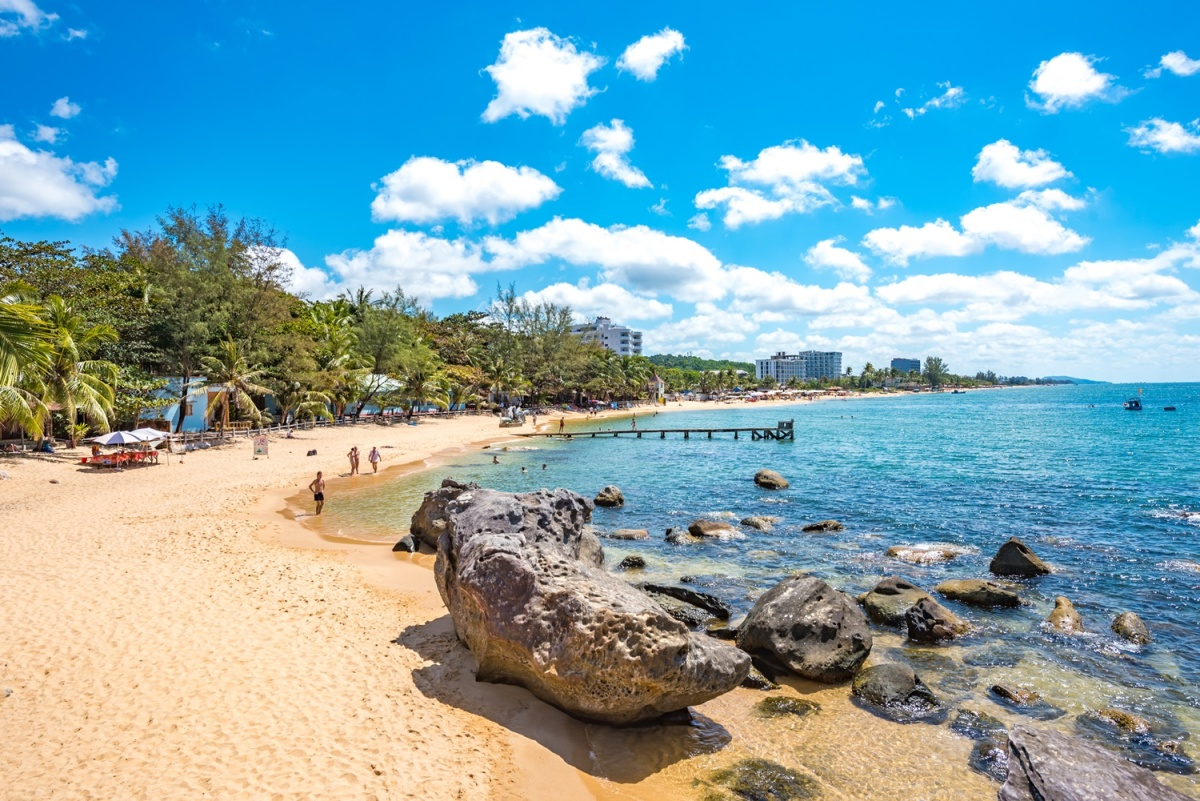
#> input picture transition/beach.jpg, 1200 x 801 px
$ python flip_horizontal.py
#> lines starting #> are read from the running program, lines starting #| are printed output that depends on the picture
import cv2

old_img=cv2.imread('beach.jpg')
#> old_img is the input picture: shape (801, 1200, 3); mean B, G, R 177.7, 166.9, 125.7
#new_img=cv2.imread('beach.jpg')

new_img=old_img[::-1,:]
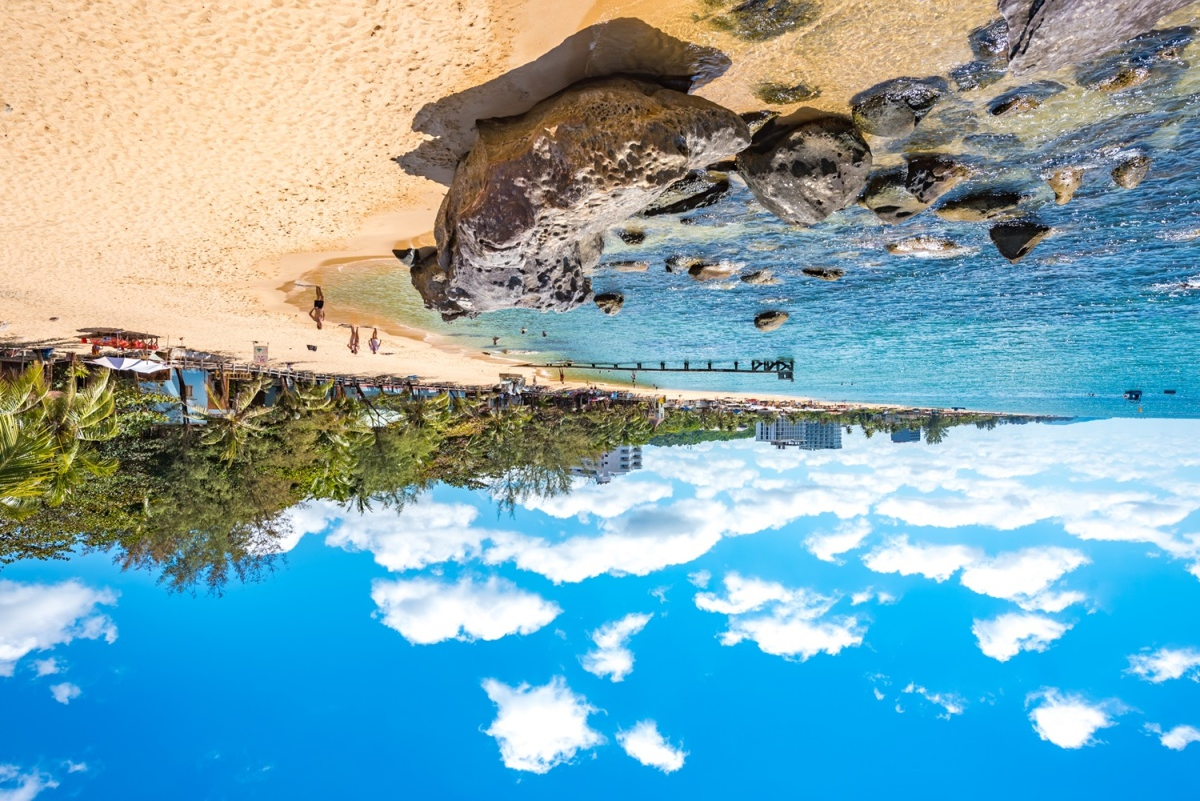
#> new_img: shape (801, 1200, 3); mean B, G, R 177.7, 166.9, 125.7
cv2.imshow('input', old_img)
cv2.imshow('flip', new_img)
cv2.waitKey(0)
